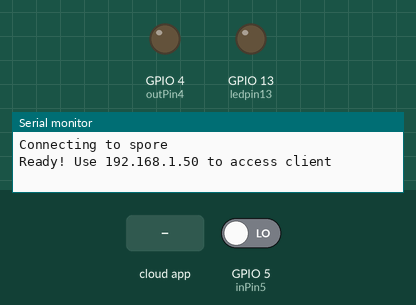
The sketch below on a simulated ESP8266 (NodeMCU). Shown: output pins drawn as LEDs (lit = HIGH), the last lines printed to the serial monitor. Dashed ring = blinking. The test bench sets the inputs (shaded band); at power-on: GPIO 5 (inPin5) LOW. WiFi joins after 1.5 s; servers stay silent unless stated; the ROS host is connected and sends only what is stated.

Above: at 4.7 s.
4.8 s: the phone or cloud app sets joyTalk to 0
At 5.11 s:
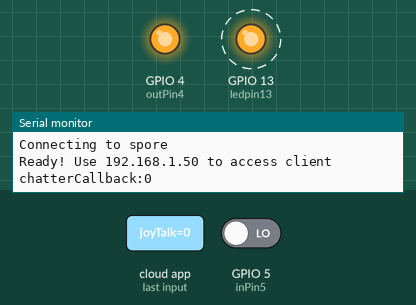
7.8 s: GPIO 5 (inPin5) driven HIGH
Timing chart, 0 to 10.8 s (numbered marks = the images above; inputs shaded):
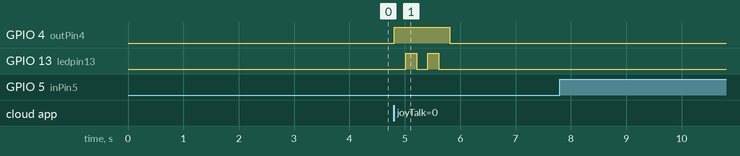

The sketch:

esproswifi_led.ino
```cpp
#include <ESP8266WiFi.h>
#include <ros.h>
#include <std_msgs/String.h>
#include <std_msgs/Int16.h>
#include <std_msgs/Float64.h>
#include <Servo.h>
#define SPORE_MASTER
//////////////////////
// WiFi Definitions //
//////////////////////
//????
/*

*/
#ifdef SPORE_MASTER
const char* ssid = "spore";
const char* password = "033128882";
IPAddress server(192, 168, 1, 11); // ip of your ROS server
#else
const char* ssid = "spore-ros";
const char* password = "62148320";
IPAddress server(192, 168, 0, 101); // ip of your ROS server
#endif
IPAddress ip_address;
int status = WL_IDLE_STATUS;

WiFiClient client;

class WiFiHardware {

  public:
  WiFiHardware() {};

  void init() {
    // do your initialization here. this probably includes TCP server/client setup
    client.connect(server, 11411);
  }

  // read a byte from the serial port. -1 = failure
  int read() {
    // implement this method so that it reads a byte from the TCP connection and returns it
    //  you may return -1 is there is an error; for example if the TCP connection is not open
    return client.read();         //will return -1 when it will works
  }

  // write data to the connection to ROS
  void write(uint8_t* data, int length) {
    // implement this so that it takes the arguments and writes or prints them to the TCP connection
    for(int i=0; i<length; i++)
      client.write(data[i]);
  }

  // returns milliseconds since start of program
  unsigned long time() {
     return millis(); // easy; did this one for you
  }
};


int i;

int ledpin13 = 13;

int inPin5 = 5;
int outPin4 = 4;


void chatterCallback(const std_msgs::String& msg) {
  Serial.print("chatterCallback:");
  Serial.println(msg.data);
  digitalWrite(outPin4,HIGH);
  for(int i = 0 ;i <5 ; i++)
  {
     int m = i%2;
     digitalWrite(ledpin13,m);
    delay(200);
  }
  digitalWrite(outPin4,LOW);

}
std_msgs::String str_msg;
ros::Subscriber<std_msgs::String> sub("joyTalk", &chatterCallback);
ros::Publisher chatPub("chatter", &str_msg);
ros::NodeHandle_<WiFiHardware> nh;


void setupWiFi()
{
  WiFi.begin(ssid, password);
  Serial.print("\nConnecting to "); Serial.println(ssid);
  uint8_t i = 0;
  while (WiFi.status() != WL_CONNECTED && i++ < 20) delay(500);
  if(i == 21){
    Serial.print("Could not connect to"); Serial.println(ssid);
    while(1) delay(500);
  }
  Serial.print("Ready! Use ");
  Serial.print(WiFi.localIP());
  Serial.println(" to access client");
}

void setup() {
  Serial.begin(115200);
  setupWiFi();
  delay(2000);
  pinMode(ledpin13,OUTPUT);
  pinMode(inPin5, INPUT);
  pinMode(outPin4, OUTPUT);
  nh.initNode();
  nh.subscribe(sub);
  nh.advertise(chatPub);
  digitalWrite(outPin4,LOW);
}

void loop() {
  if(digitalRead(inPin5))
  {
    Serial.println("pub msg:Detected");
    str_msg.data = "Detected";
    chatPub.publish( &str_msg );
    nh.spinOnce();
    delay(10000);
  }
  else
  {
    //Serial.println("inPin5 is LOW");
    nh.spinOnce();
  }

  delay(50);
}
```

Measured:
- after the input at 4.8 s, GPIO 4 (outPin4): LOW → HIGH at once, → LOW 1.0 s later; GPIO 13 (ledpin13): alternates HIGH for 0.20 s and LOW for 0.20 s, 4 changes in all, then stays LOW, starting after 0.21 s
